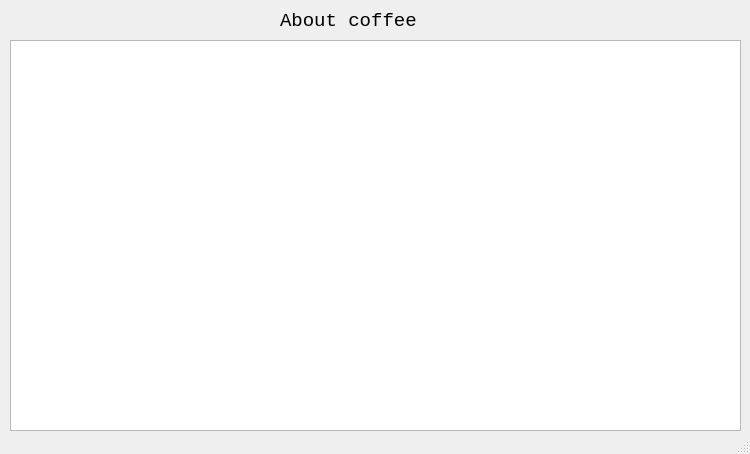
<?xml version="1.0" encoding="UTF-8"?>
<ui version="4.0">
 <class>MainWindow</class>
 <widget class="QMainWindow" name="MainWindow">
  <property name="geometry">
   <rect>
    <x>0</x>
    <y>0</y>
    <width>750</width>
    <height>454</height>
   </rect>
  </property>
  <property name="windowTitle">
   <string>Espresso</string>
  </property>
  <widget class="QWidget" name="centralwidget">
   <widget class="QTableWidget" name="tableWidget">
    <property name="geometry">
     <rect>
      <x>10</x>
      <y>40</y>
      <width>731</width>
      <height>391</height>
     </rect>
    </property>
   </widget>
   <widget class="QLabel" name="label">
    <property name="geometry">
     <rect>
      <x>280</x>
      <y>10</y>
      <width>151</width>
      <height>21</height>
     </rect>
    </property>
    <property name="font">
     <font>
      <family>Monospace</family>
      <pointsize>14</pointsize>
     </font>
    </property>
    <property name="text">
     <string>About coffee</string>
    </property>
   </widget>
  </widget>
  <widget class="QStatusBar" name="statusbar"/>
 </widget>
 <resources/>
 <connections/>
</ui>
